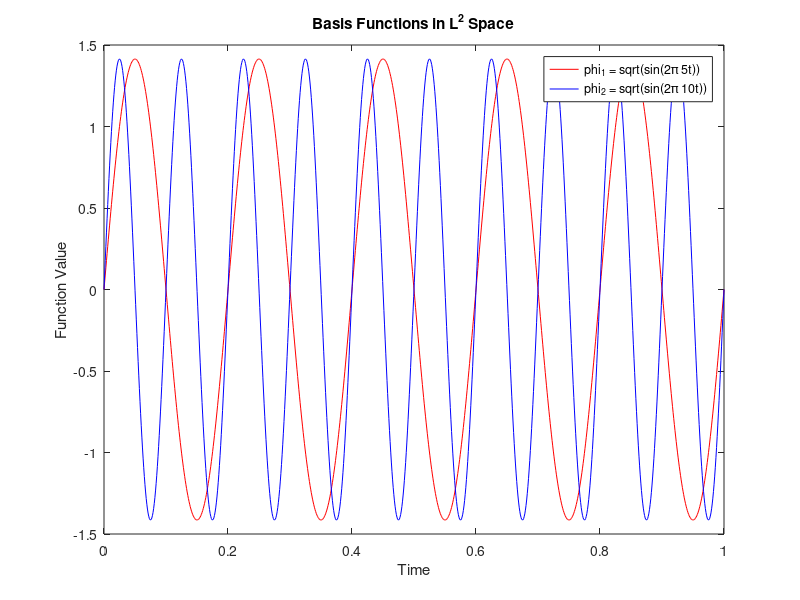

Here is the MATLAB script that generated this plot:
% Define the time vector
t = linspace(0, 1, 1000);

% Define basis functions
phi1 = sqrt(2) * sin(2*pi*5*t);
phi2 = sqrt(2) * sin(2*pi*10*t);

% Plot the basis functions
figure;
plot(t, phi1, 'r', 'DisplayName', 'phi_1 = sqrt(sin(2\pi 5t))');
hold on;
plot(t, phi2, 'b', 'DisplayName', 'phi_2 = sqrt(sin(2\pi 10t))');
legend;
title('Basis Functions in L^2 Space');
xlabel('Time');
ylabel('Function Value');
